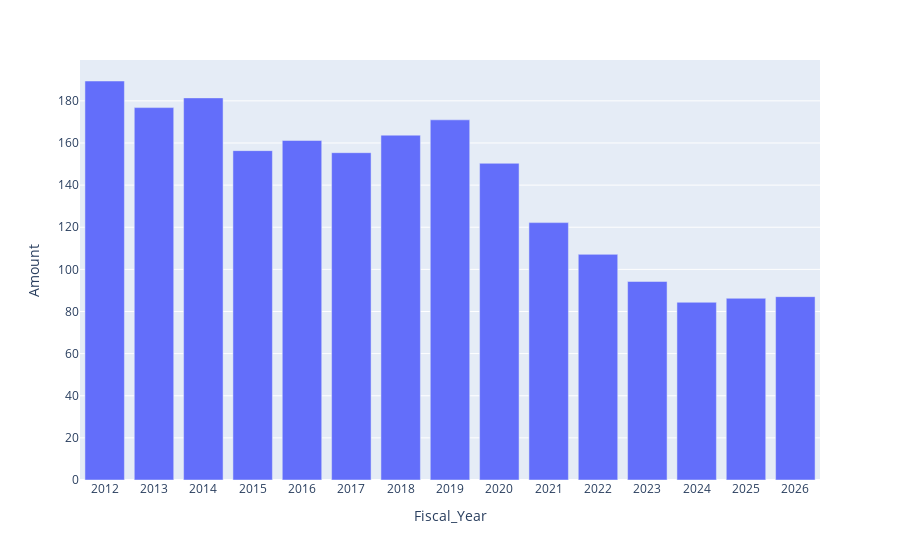

Notebook code cell kept with this figure:
### Code cell
average_donation_per_year = df_clean.groupby(['Fiscal_Year'], as_index=False)['Amount'].mean()
average_donation_per_year

average_donation_per_year_chart = px.bar(average_donation_per_year, x='Fiscal_Year', y='Amount')
average_donation_per_year_chart.show()

### Figure 1 — Plotly figure (JSON) as saved in the notebook; plotly's stock layout.template omitted (floating-point values rounded to 4 significant figures)
{"data": [{"hovertemplate": "Fiscal_Year=%{x}<br>Amount=%{y}<extra></extra>", "legendgroup": "", "marker": {"color": "#636efa", "pattern": {"shape": ""}}, "name": "", "orientation": "v", "showlegend": false, "textposition": "auto", "type": "bar", "x": ["2012", "2013", "2014", "2015", "2016", "2017", "2018", "2019", "2020", "2021", "2022", "2023", "2024", "2025", "2026"], "xaxis": "x", "y": [189.4, 176.8, 181.4, 156.4, 161.2, 155.4, 163.7, 171.0, 150.4, 122.2, 107.1, 94.25, 84.38, 86.27, 87.04], "yaxis": "y"}], "layout": {"barmode": "relative", "legend": {"tracegroupgap": 0}, "margin": {"t": 60}, "xaxis": {"anchor": "y", "domain": [0, 1], "title": {"text": "Fiscal_Year"}}, "yaxis": {"anchor": "x", "domain": [0, 1], "title": {"text": "Amount"}}}}
